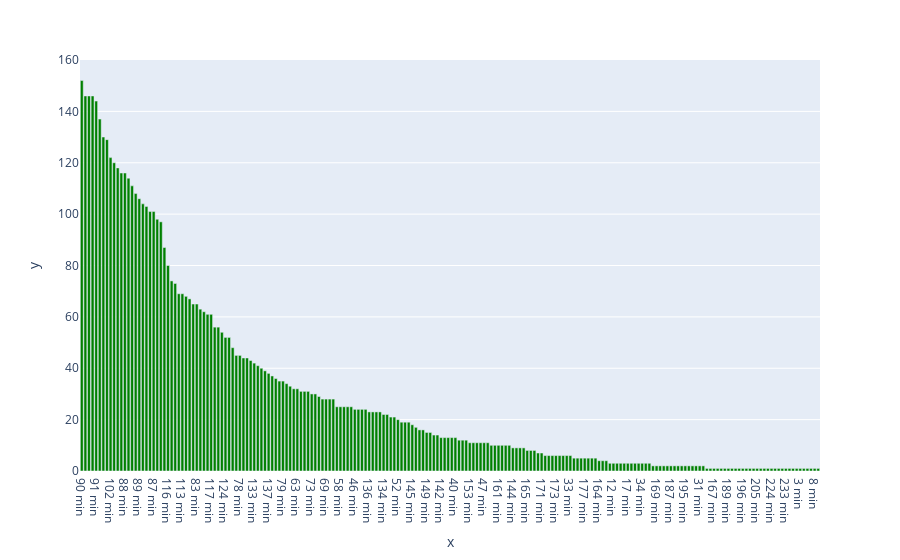

Notebook source saved alongside this figure:
### Code cell
new_movie_df = generate_duration_df(movie_df)
plot = px.bar(x=new_movie_df['duration'], y = new_movie_df['counts'])
plot.update_traces(marker = dict(color= 'green'))

plot.update_xaxes(type='category',categoryorder='total descending')

plot.show()

### Figure 1 — Plotly figure (JSON) as saved in the notebook; plotly's stock layout.template omitted (floating-point values rounded to 4 significant figures; data arrays with more than 128 entries replaced by an {"elided": "..."} marker saying what was removed)
{"data": [{"alignmentgroup": "True", "hovertemplate": "x=%{x}<br>y=%{y}<extra></extra>", "legendgroup": "", "marker": {"color": "green", "pattern": {"shape": ""}}, "name": "", "offsetgroup": "", "orientation": "v", "showlegend": false, "textposition": "auto", "type": "bar", "x": {"elided": "206 str values"}, "xaxis": "x", "y": {"elided": "206 int values"}, "yaxis": "y"}], "layout": {"barmode": "relative", "legend": {"tracegroupgap": 0}, "margin": {"t": 60}, "xaxis": {"anchor": "y", "categoryorder": "total descending", "domain": [0, 1], "title": {"text": "x"}, "type": "category"}, "yaxis": {"anchor": "x", "domain": [0, 1], "title": {"text": "y"}}}}
